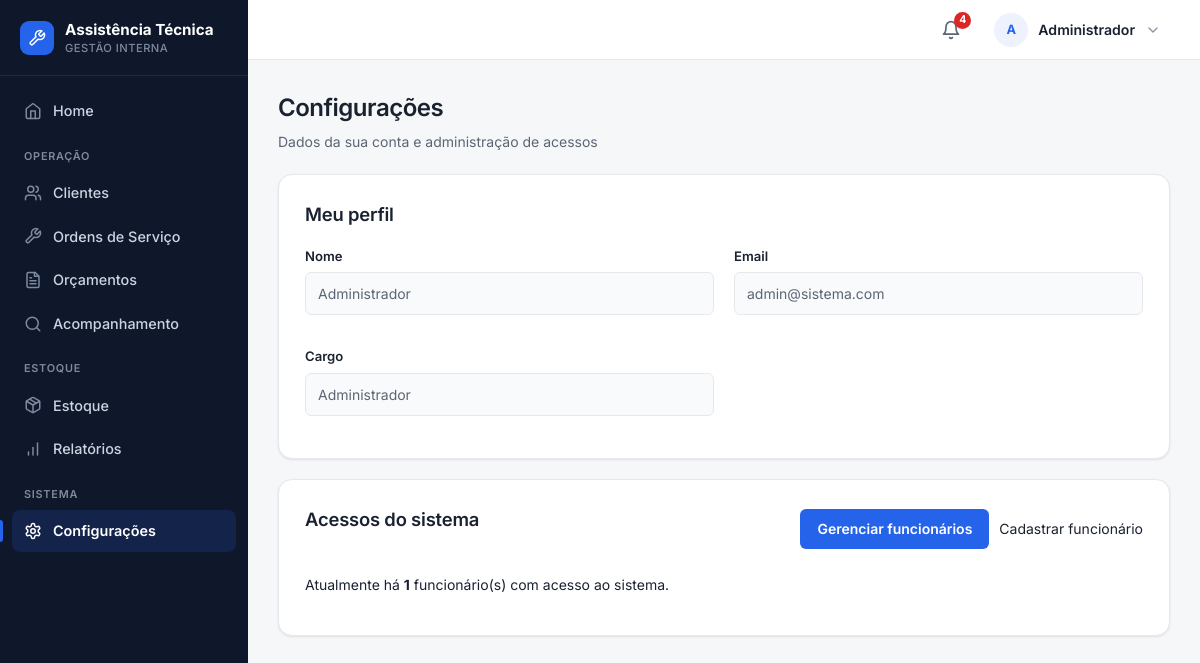
The page /configuracoes (signed in) on the database its author committed.
### tables this page shows
CREATE TABLE funcionarios (
    id INTEGER PRIMARY KEY AUTOINCREMENT,
    nome TEXT NOT NULL,
    email TEXT NOT NULL UNIQUE,
    senha TEXT NOT NULL,
    cargo TEXT
, ativo INTEGER NOT NULL DEFAULT 1, perfil TEXT NOT NULL DEFAULT 'funcionario');

### routes/funcionarios.py (the view)
@funcionarios_bp.route("/configuracoes")
def configuracoes():
    conexao = conectar()
    funcionario = conexao.execute("""
        SELECT id, nome, email, cargo
        FROM funcionarios
        WHERE id = ?
    """, (session.get("funcionario_id"),)).fetchone()
    total_funcionarios = conexao.execute(
        "SELECT COUNT(*) AS total FROM funcionarios"
    ).fetchone()["total"]
    conexao.close()
    return render_template(
        "configuracoes.html",
        funcionario=funcionario,
        total_funcionarios=total_funcionarios,
    )

### app.py (called while the page is built)
@app.context_processor
def injetar_alertas_estoque():
    if "funcionario_id" not in session:
        return {"alerta_estoque_baixo": 0}
    conexao = conectar()
    total = conexao.execute(
        "SELECT COUNT(*) FROM pecas WHERE quantidade <= estoque_minimo"
    ).fetchone()[0]
    conexao.close()
    return {"alerta_estoque_baixo": total}

### database.py (called while the page is built)
def _coluna_existe(conexao, tabela, coluna):
    colunas = conexao.execute(f"PRAGMA table_info({tabela})").fetchall()
    return any(item["name"] == coluna for item in colunas)

def conectar():
    conexao = sqlite3.connect("database/sistema.db")
    conexao.row_factory = sqlite3.Row
    conexao.execute("PRAGMA foreign_keys = ON")
    _garantir_schema(conexao)
    return conexao

### templates/configuracoes.html (shortened to what this page needs)
{% extends "base.html" %}
{% block conteudo %}
<div class="page-head">
    <h1>Configurações</h1>
    <p>Dados da sua conta e administração de acessos</p>
</div>
<div class="container">
    <h2>Meu perfil</h2>
    {% if funcionario %}
    <div class="form-grid">
        <div class="campo">
            <label>Nome</label>
            <input type="text" value="{{ funcionario['nome'] }}" readonly>
        </div>
        <div class="campo">
            <label>Email</label>
            <input type="text" value="{{ funcionario['email'] }}" readonly>
        </div>
        <div class="campo">
            <label>Cargo</label>
            <input type="text" value="{{ funcionario['cargo'] or 'Funcionário' }}" readonly>
        </div>
    </div>
    {% else %}
    <p class="mensagem-vazia">Não foi possível carregar os dados do funcionário.</p>
    {% endif %}
</div>
{% if session.get('funcionario_perfil') == 'admin' %}
<div class="container" style="margin-top: 20px;">
    <div class="topo">
        <h2>Acessos do sistema</h2>
        <div class="acoes-topo">
            <a href="{{ url_for('funcionarios.listar_funcionarios') }}" class="btn">Gerenciar funcionários</a>
            <a href="{{ url_for('funcionarios.cadastrar_funcionario') }}" class="btn--secondary">Cadastrar funcionário</a>
        </div>
    </div>
    <p>Atualmente há <strong>{{ total_funcionarios }}</strong> funcionário(s) com acesso ao sistema.</p>
</div>
{% endif %}
{% endblock %}

### static/css/global.css (style rules this page uses)
:root { --bg: #f6f7f9; --surface: #ffffff; --surface-2: #f9fafb; --border: #e6e8ec; --border-strong: #d5d9e0; --ink: #1a2230; --muted: #5b6675; --subtle: #8a93a3; --primary: #2563eb; --primary-hover: #1d4ed8; --primary-soft: #eef2ff; --success: #16a34a; --success-soft: #dcfce7; --warning: #d97706; --warning-soft: #fef3c7; --danger: #dc2626; --danger-hover: #b91c1c; --danger-soft: #fee2e2; --sidebar: #0f172a; --sidebar-ink: #cbd5e1; --sidebar-muted: #7e8aa0; --s-1: 4px; --s-2: 8px; --s-3: 12px; --s-4: 16px; --s-5: 20px; --s-6: 24px; --s-8: 32px; --r-sm: 6px; --r-md: 10px; --r-lg: 14px; --r-pill: 999px; --shadow-sm: 0 1px 2px rgba(16, 24, 40, 0.04), 0 1px 3px rgba(16, 24, 40, 0.06); --shadow-md: 0 4px 12px rgba(16, 24, 40, 0.08); --azul-900: #0f172a; --azul-800: #1e293b; --azul-700: #2563eb; --azul-600: #2563eb; --azul-500: #2563eb; --azul-100: #eef2ff; --azul-50: #f9fafb; --branco: #ffffff; --cinza-900: #1a2230; --cinza-700: #5b6675; --cinza-500: #8a93a3; --cinza-200: #e6e8ec; --cinza-100: #f1f3f6; --verde-100: #dcfce7; --verde-700: #166534; --amarelo-100: #fef3c7; --amarelo-700: #92400e; --vermelho-100: #fee2e2; --vermelho-700: #991b1b; --sombra: var(--shadow-sm); --raio: var(--r-md); }
* { box-sizing: border-box; }
body { min-height: 100vh; margin: 0; font-family: "Inter", -apple-system, BlinkMacSystemFont, "Segoe UI", Roboto, Arial, sans-serif; font-size: 14px; line-height: 1.5; color: var(--ink); background: var(--bg); -webkit-font-smoothing: antialiased; text-rendering: optimizeLegibility; }
h1, h2, h3, h4 { color: var(--ink); font-weight: 600; letter-spacing: -0.01em; }
h2 { margin: 0 0 18px; font-size: 1.15rem; }
a { color: var(--primary); text-decoration: none; }
.container, .card { background: var(--surface); border: 1px solid var(--border); border-radius: var(--r-lg); box-shadow: var(--shadow-sm); }
.container { padding: clamp(18px, 3vw, 26px); }
.topo { display: flex; justify-content: space-between; align-items: center; gap: 16px; margin-bottom: 22px; }
.acoes-topo, .botoes, .form-botao { display: flex; flex-wrap: wrap; gap: 10px; align-items: center; }
.btn, button, .voltar, .editar, .excluir { display: inline-flex; align-items: center; justify-content: center; gap: 8px; min-height: 40px; padding: 9px 16px; border: 1px solid transparent; border-radius: var(--r-sm); color: #fff; background: var(--primary); text-decoration: none; font: inherit; font-weight: 600; line-height: 1; cursor: pointer; white-space: nowrap; transition: background-color 0.15s ease, border-color 0.15s ease, box-shadow 0.15s ease, color 0.15s ease; }
.btn--secondary, .btn-home, .voltar, .editar { background: var(--surface); color: var(--ink); border-color: var(--border-strong); }
.form-grid { display: grid; grid-template-columns: repeat(2, minmax(0, 1fr)); gap: 16px 20px; }
.campo, .form-group { display: flex; flex-direction: column; gap: 6px; margin-bottom: 16px; }
label { color: var(--ink); font-weight: 600; font-size: 0.82rem; }
input, select, textarea { width: 100%; min-height: 42px; padding: 10px 12px; color: var(--ink); background: var(--surface); border: 1px solid var(--border-strong); border-radius: var(--r-sm); font: inherit; transition: border-color 0.15s ease, box-shadow 0.15s ease; }
input::placeholder, textarea::placeholder { color: var(--subtle); }
input[readonly], input[readonly]:focus { background: var(--surface-2); color: var(--muted); box-shadow: none; border-color: var(--border); }

### static/css/layout.css (style rules this page uses)
.page-head { margin: 0 0 22px; }
.page-head h1 { margin: 0; color: var(--ink); font-size: clamp(1.25rem, 2vw, 1.6rem); font-weight: 600; letter-spacing: -0.02em; }
.page-head p { margin: 5px 0 0; color: var(--muted); }

### rows shown on the page
funcionarios: nome "Administrador", email "admin@sistema.com", cargo "Administrador"

### other values the page prints
{{ alerta_estoque_baixo }} "4"
{{ iniciais }} "A"
{{ nome_usuario }} "Administrador"
{{ total_funcionarios }} "1"
